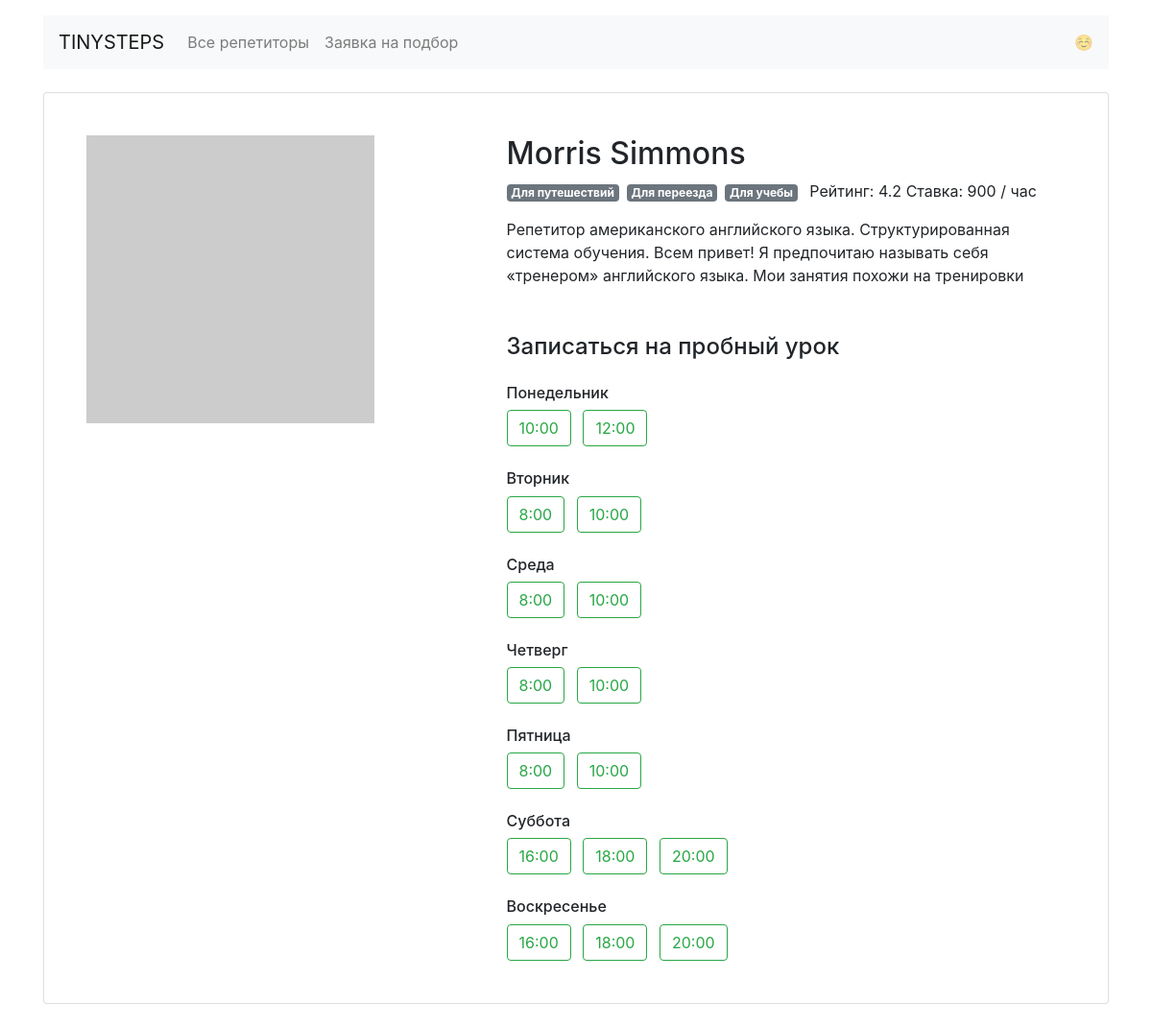
Page /profiles/0/ on the committed database.
### app.py (models this page shows)
class Teacher(db.Model):
    __tablename__ = 'teachers'
    id = db.Column(db.Integer, primary_key=True)
    name = db.Column(db.String(100), nullable=False)
    about = db.Column(db.String, nullable=False)
    rating = db.Column(db.Float, nullable=False)
    picture = db.Column(db.String, nullable=False)
    price = db.Column(db.Integer, nullable=False)
    goals = db.Column(db.String, nullable=False)
    free = db.Column(db.String, nullable=False)

### app.py (the view)
@app.route('/profiles/<int:id>/')
def render_profile(id):
    teacher_profile = db.session.query(Teacher).get(id)
    if teacher_profile is not None:
        goals = data_provider.get_goals()
        teacher_profile.free = json.loads(teacher_profile.free)
        teacher_profile.goals = teacher_profile.goals.split()
        return render_template('profile.html',
                               profile=teacher_profile,
                               goals=goals)
    else:
        error_data = "Преподаватель отсутствует в БД"
        return render_template("404.html", error=error_data), 404

### data/data_provider.py (called while the page is built)
def get_goals():
    with open(goals_path, "r", encoding='utf-8') as f:
        goals = json.load(f)
    return goals

### templates/profile.html
{% extends 'base.html' %}
{% block container %}
    <main class="container mt-3">
        <div class="card my-4 mx-auto">
            <div class="card-body m-2 m-md-4">
                <article class="row">
                    <div class="col-5"><img src="{{ profile.picture }}" class="img-fluid" alt=""></div>
                    <div class="col-7">
                        <section class="teacher=info">
                            <h1 class="h2">{{ profile.name }}</h1>
                            <p>{% for i in profile.goals %}<span
                                    class="badge badge-secondary mr-2">{{ goals[i] }} </span>{% endfor %}
                                Рейтинг: {{ profile.rating }}
                                Ставка: {{ profile.price }}
                                / час</p>
                            <p>{{ profile.about }}</p>
                        </section>
                        <section class="available">
                            <h4 class="mb-4 mt-5">Записаться на пробный урок</h4>
                            {% for day,data in profile.free.items() %}
                            <h6 class="mt-4">
                                {% if day=="mon" %}Понедельник
                                {% elif day=="tue" %}Вторник
                                {% elif day=="wed" %}Среда
                                {% elif day=="thu" %}Четверг
                                {% elif day=="fri" %}Пятница
                                {% elif day=="sat" %}Суббота
                                {% else %}Воскресенье
                                {% endif %}
                            </h6>
                                {% if True in data.values() %}
                                    {% for time,free in data.items() %}
                                        {% if free %}
                                        <a href="/booking/{{ profile.id }}/{{ day }}/{{ time }}" class="btn btn-outline-success  mr-2">{{ time }}</a>
                                        {% endif %}
                                    {% endfor %}
                                {% else %}
                                    <p>Нет свободных уроков</p>
                                {% endif %}
                            {% endfor %}
                        </section>
                    </div>
                </article>
            </div>
        </div>
    </main>
{% endblock %}

### rows in the picture
Teacher: name "Morris Simmons", rating "4.2", price "900", about "Репетитор американского английского языка. Структурированная система обучения. Всем привет! Я предпочитаю называть себя «тренером» английского языка. Мои занятия похожи на тренировки"

### other values in the picture
{{ goals[i] }} "Для путешествий" "Для переезда" "Для учебы"
{{ time }} "10:00" "12:00" "8:00" "10:00" "8:00" "10:00" "8:00" "10:00" "8:00" "10:00" "16:00" "18:00" "20:00" "16:00" "18:00" "20:00"
